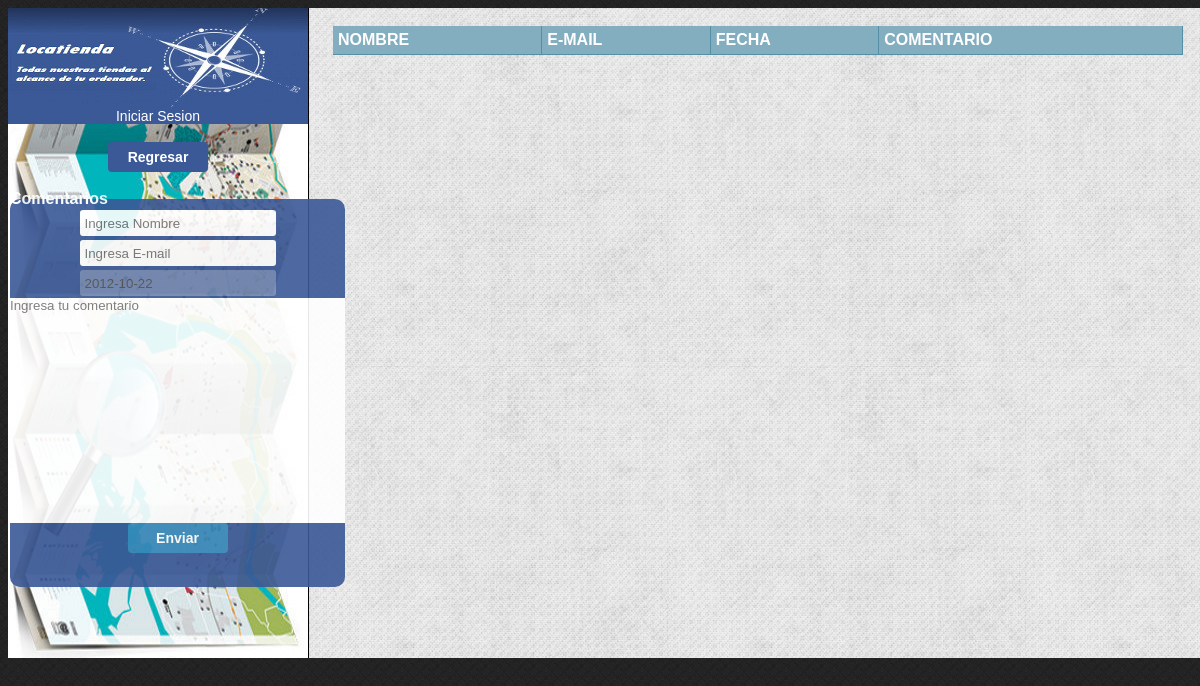
Before: /comenta.php with the older database file.
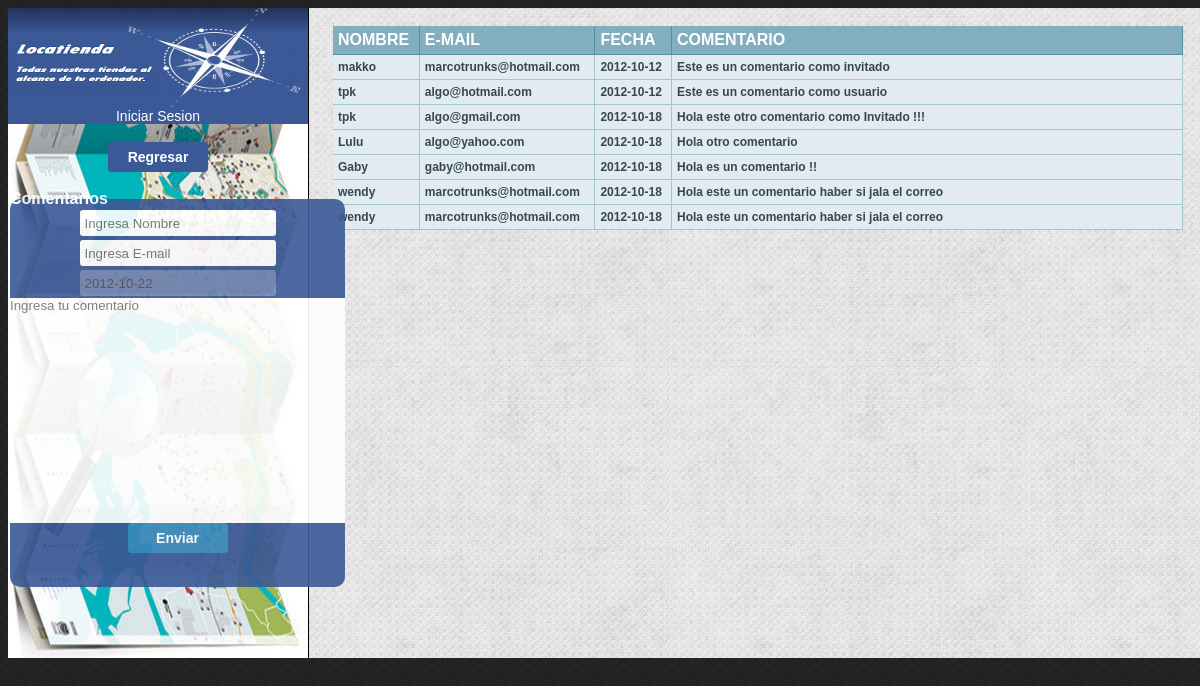
After: the same page with the newer database file.
### tables this page shows
CREATE TABLE `comentarios` (
  `idcomentarios` int(11) NOT NULL auto_increment,
  `nombre` varchar(45) NOT NULL,
  `email` varchar(45) NOT NULL,
  `fecha` date NOT NULL,
  `comentario` text NOT NULL,
  PRIMARY KEY  (`idcomentarios`)
);

### comenta.php (the view, shortened to what this page needs)
<html>
<?php
		require_once 'load/head.php';
?>
	</head>
	<body onload="init()">
			<div id="principal">
		  		<div id="izquierda">
		  			<a title="Inicio" href="<?=SITE?>"><div id="izquierda_banner"></div></a>
		  			<p class="fondo_login">
		  				<a href="login.php">Iniciar Sesion</a>
		  			</p>
					<br />
					<div id="botones">
						<a href="<?=SITE?>"><button class="boton size100">Regresar</button></a>
					</div>
					<br />
					<center>
					<fieldset class="form">
						<legend>Comentarios</legend>
						<form action='agrega_comentario.php' method="post">
							<input type="text" name="nombre" placeholder="Ingresa Nombre" class="search" required />
							<input type="email" name="email" placeholder="Ingresa E-mail" class="search" required />
							<input type="text" name="fecha" class="search" value="<?=date("Y-m-d")?>" disabled  />
							<textarea class="area" rows="15" cols="40" placeholder="Ingresa tu comentario" name="comentario" required ></textarea>
							<br />
							<input type="submit" value="Enviar" class="boton" />
						</form>
						<br />
					</fieldset>
					<br />
				</div>
				<div id="comentarios">
					<br />
					<center>
						<table border="0" cellpadding="0" cellspacing="0" class="tabla">
							<tr>
								<th>Nombre</td>
								<th>E-mail</td>
								<th>Fecha</td>
								<th>Comentario</td>
							</tr>
							<?php
								$link=Conecta();
								$result=mysql_query("select * from comentarios", $link);
								while($row=mysql_fetch_object($result)){
								 echo "<tr class='modo1'>
											<td>".$row->nombre."</td>
											<td>".$row->email."</td>
											<td>".$row->fecha."</td>
											<td style='width:500px'>".$row->comentario."</td>
										</tr>";
								}
							?>
						</table>
					</center>
				</div>
			</div>
	</body>
</html>

### load/head.php (shortened to what this page needs)
<head>
	<?php
		$ruta = "http://localhost/Mapa/";
	?>
	<link rel="stylesheet" type="text/css" href="<?=$ruta?>css/estilo.css" />

### css/estilo.css (style rules this page uses)
* { font-family: Arial; padding: 0px; border: 0px; }
body { background-image: url('../images/bg.png'); }
#principal { width: 1200px; height: 650px; margin: auto; }
#izquierda { float:left; width: 300px; height: 100%; border-right: 1px solid black; background: url('../images/brujula.jpg') no-repeat center; }
#izquierda_banner { float:left; width: 300px; height: 100px; background: url('../images/banner.jpg') no-repeat center; }
a { text-decoration: none; font-size: 10px; }
.fondo_login { text-align: center; width: 100%; margin: auto; background: #3B5997; }
.fondo_login a { color: white; font-size: 14px; font-style: bold; }
#botones { text-align:center; }
fieldset.form { border-radius: 10px; color: white; font-weight: bold; width: 95%; height: auto; background: #3B5997; opacity: .9; }
.boton { background-color: #3889bc; border-color: #3889bc; color: white; width: 100px; height: 30px; font-weight:bold; font-size: 14px; cursor: pointer; border-radius: 4px; }
input.search { width: 200px; height: 30px; border: 2px solid #3B5997; border-radius: 5px; text-indent: 5px; }
.size100 { width: 100px; background: #3B5997; }
#comentarios { height:100%; width:898px; float:left; background: url(../images/white-bg.png); overflow: auto; }
textarea { resize:none; }
.tabla { font-family: Verdana, Arial, Helvetica, sans-serif; font-size:12px; text-align: left; width: 850px; }
.tabla th { padding: 5px; font-size: 16px; background-color: #83aec0; background-repeat: repeat-x; color: #FFFFFF; border-right-width: 1px; border-bottom-width: 1px; border-right-style: solid; border-bottom-style: solid; border-right-color: #558FA6; border-bottom-color: #558FA6; font-family: "Trebuchet MS", Arial; text-transform: uppercase; }
.tabla .modo1 { font-size: 12px; font-weight:bold; background-color: #e2ebef; background-repeat: repeat-x; color: #34484E; font-family: "Trebuchet MS", Arial; }
.tabla .modo1 td { padding: 5px; border-right-width: 1px; border-bottom-width: 1px; border-right-style: solid; border-bottom-style: solid; border-right-color: #A4C4D0; border-bottom-color: #A4C4D0; text-align:left; }

Changed rows visible on the page:
added comentarios: nombre "makko", email "marcotrunks@hotmail.com", fecha "2012-10-12", comentario "Este es un comentario como invitado"
added comentarios: nombre "tpk", email "algo@hotmail.com", fecha "2012-10-12", comentario "Este es un comentario como usuario"
added comentarios: nombre "tpk", email "algo@gmail.com", fecha "2012-10-18", comentario "Hola este otro comentario como Invitado !!!"
added comentarios: nombre "Lulu", email "algo@yahoo.com", fecha "2012-10-18", comentario "Hola otro comentario"
added comentarios: nombre "Gaby", email "gaby@hotmail.com", fecha "2012-10-18", comentario "Hola es un comentario !!"
added comentarios: nombre "wendy", email "marcotrunks@hotmail.com", fecha "2012-10-18", comentario "Hola este un comentario haber si jala el correo"
added comentarios: nombre "wendy", email "marcotrunks@hotmail.com", fecha "2012-10-18", comentario "Hola este un comentario haber si jala el correo"
